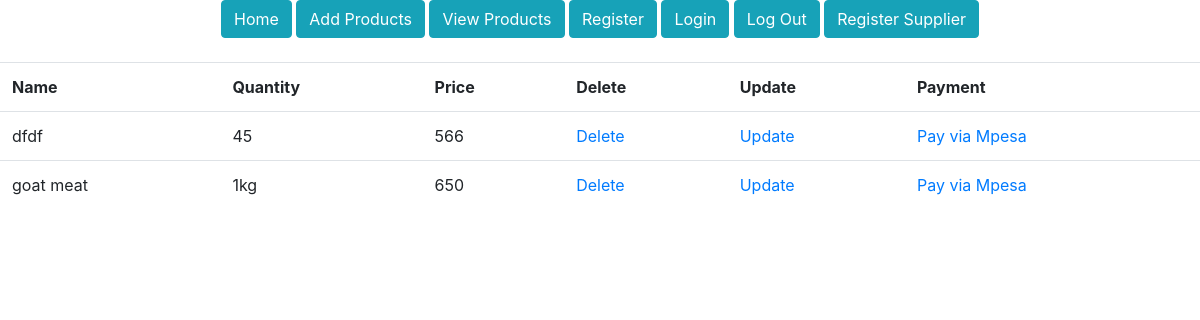
The page /products/ (signed in) on the database as committed earlier.
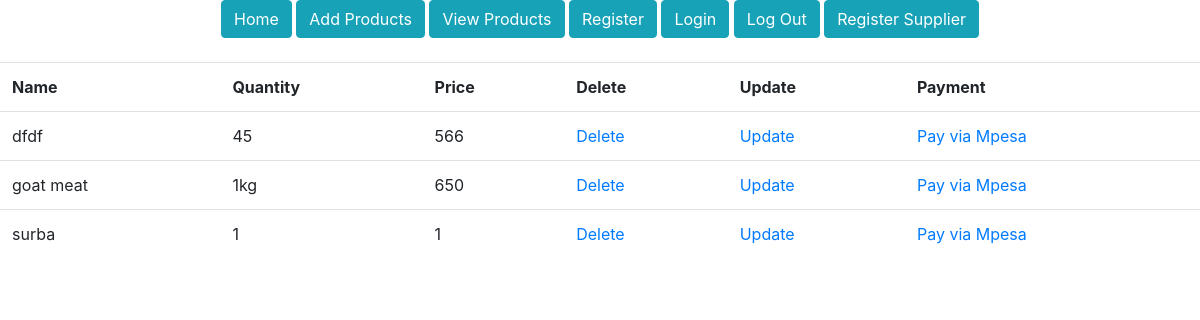
The same page on the database as committed later.
### midMorningDjangoRegistration1/models.py (models this page shows)
class Product (models.Model) :
    prod_name = models. CharField(max_length =30, blank = False, null = False)
    prod_quantity = models. CharField(max_length=30, blank=False, null=False)
    prod_price = models. CharField(max_length=30, blank=False, null=False)

### midMorningDjangoRegistration1/views.py (the view)
# urls.py: path('products/', general_views.view_products, name='product'),
@login_required
def view_products(request) :
    products = Product.objects.all()
    return render(request, 'products.html', {'products': products})

### templates/products.html
{% extends 'base.html' %}
{% block content %}
    <div class="row">
    <div class="col-12">
        <table class="table">
            <tr>
                <th>Name</th>
                <th>Quantity</th>
                <th>Price</th>
                <th>Delete</th>
                <th>Update</th>
                <th>Payment</th>
            </tr>
            {% for product in products %}
            <tr>
                 <td>{{ product.prod_name }}</td>
                <td>{{ product.prod_quantity }}</td>
                <td>{{ product.prod_price }}</td>
                <td><a href="/delete-product/{{ product.id }}">Delete</a></td>
                <td><a href="/update-product/{{ product.id }}">Update</a></td>
                <td><a href="/payment/{{ product.id }}">Pay via Mpesa</a></td>
            </tr>
               {% endfor %}
        </table>
    </div>
    </div>
{% endblock %}

### templates/base.html (shortened to what this page needs)
<!DOCTYPE html>
<html lang="en">
<head>
    {% load static %}
    {% load crispy_forms_tags %}
    <link rel="stylesheet" href="https://cdn.jsdelivr.net/npm/bootstrap@4.0.0/dist/css/bootstrap.min.css">
</head>
<body>
<section class="navigation_section">
    <div class="navigation-section-container d-flex justify-content-center mb-4">
        <nav class="navigation">
            <a href="{% url 'home' %}"><button class="btn btn-info">Home</button></a>
            <a href="{% url 'add-product' %}"><button class="btn btn-info">Add Products</button></a>
            <a href="{% url 'product' %}"><button class="btn btn-info">View Products</button></a>
            <a href="{% url 'register' %}"><button class="btn btn-info">Register</button></a>
            <a href="{% url 'login' %}"><button class="btn btn-info">Login</button></a>
            <a href="{% url 'logout' %}"><button class="btn btn-info">Log Out</button></a>
            <a href="{% url 'supplier' %}"><button class="btn btn-info">Register Supplier</button></a>
        </nav>
    </div>
</section>
{% block content %}
{% endblock %}
</body>
</html>

Rows that differ between the two databases and show on the page:
added Product: prod_name "surba", prod_quantity "1", prod_price "1"
